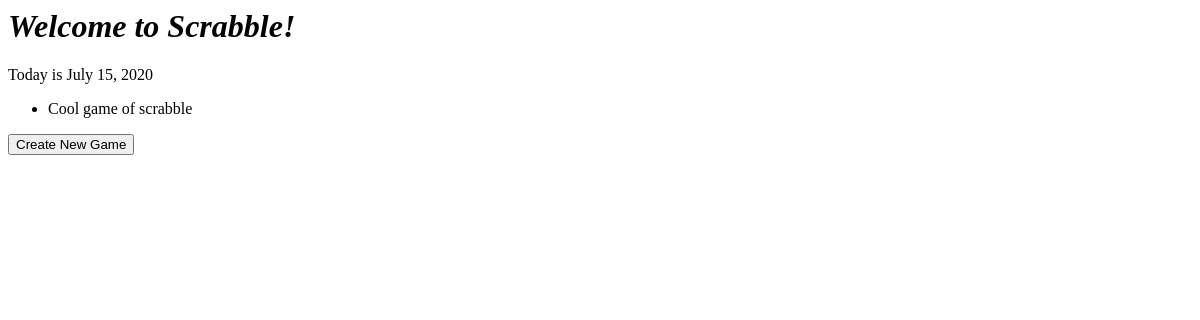
The page /games/ on the database as committed earlier.
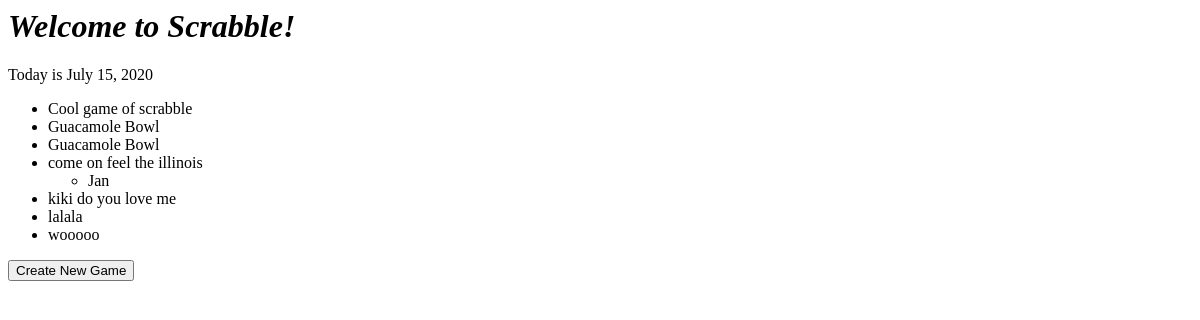
The same page on the database as committed later.
### games/models.py (models this page shows, shortened)
class Game(models.Model):
	totalScore = models.IntegerField(default=0)
	players = models.ManyToManyField("Player", through="PlayerInGame")
	name = models.CharField(max_length=1000, verbose_name="what's the name of the game?")

class Player(models.Model):
	name = models.TextField(help_text= "Enter Your Username: ")
	email = models.EmailField(help_text= "Enter Your Email: ")
	games = models.ManyToManyField(Game, through="PlayerInGame")

### games/views.py (the view, shortened to what this page needs)
# urls.py: path('games/', game_view, name='games'),
def game_view(request):
	today = datetime.datetime.now().date()
	games = Game.objects.all().order_by('name')
	return render(request, 'games/index.html', {"today": today, "games": games})

### games/templates/games/index.html
<html>
	<body>
		<h1><i>Welcome to Scrabble!</i></h1>
		<p>Today is {{today}}</p>
		<ul>
			{%for game in games%}
				<li>{{game.name}}</li>
				<ul>
					{%for player in game.players.all%}
						<li>{{player.name}}</li>
					{%endfor%}
				</ul>
			{% endfor %}
		</ul>
		<form method="GET" action="/games/new">
			<button type="submit">Create New Game</button>
		</form>
	</body>
</html>

Rows that differ between the two databases and show on the page:
added Game: name "Guacamole Bowl"
added Game: name "Guacamole Bowl"
added Game: name "come on feel the illinois"
now on this page (row unchanged): Player: name "Jan"
added Game: name "kiki do you love me"
added Game: name "lalala"
added Game: name "wooooo"
